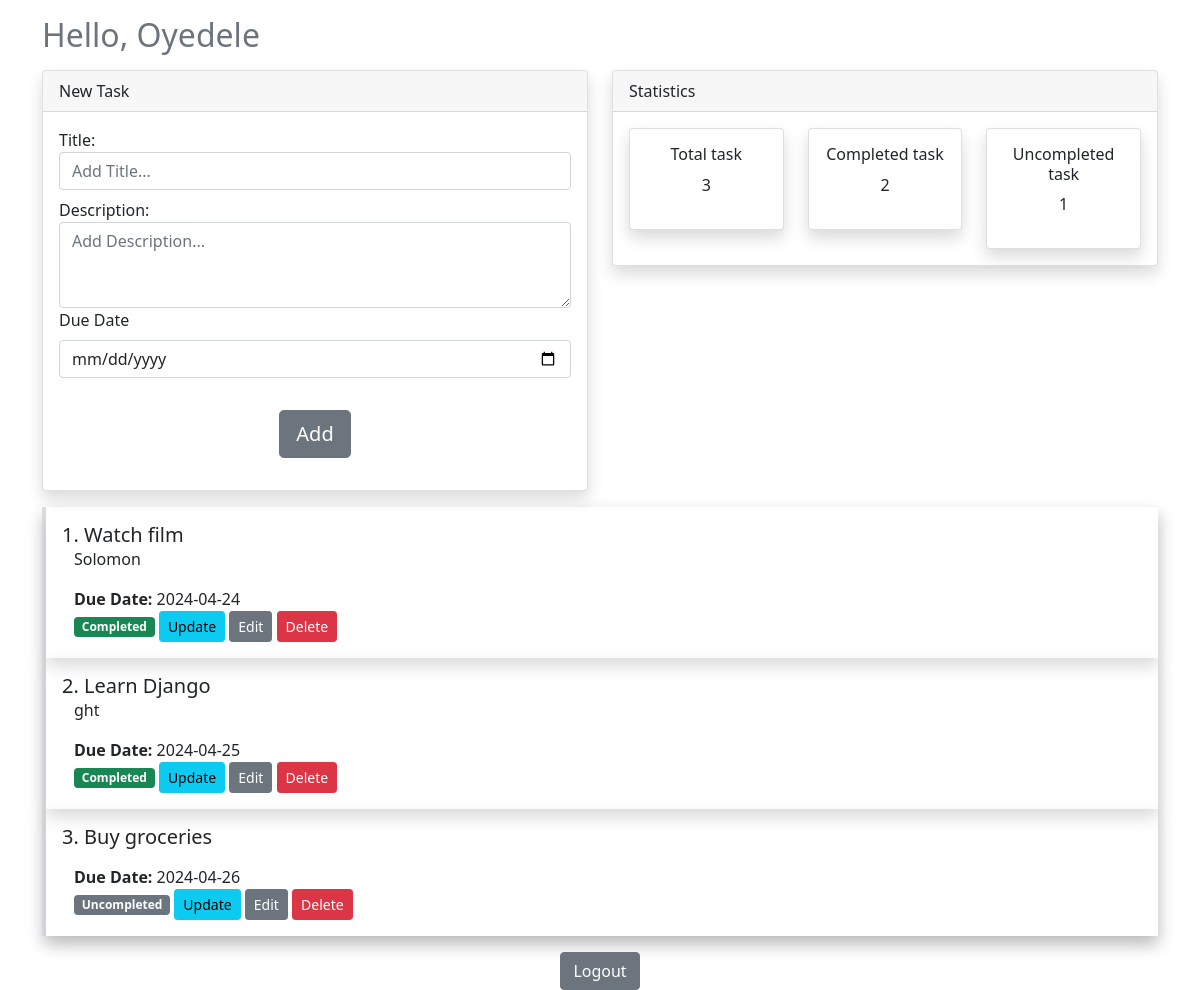
Page /list (signed in) on the committed database.
### database.py (models this page shows, shortened)
class Reg(db.Model, UserMixin):
    idd = db.Column(db.String, primary_key=True, default=lambda: str(uuid4()))
    last_name = db.Column(db.String(50), nullable=False)
    first_name = db.Column(db.String(50), nullable=False)
    email = db.Column(db.String(50), nullable=False, unique=True)
    password = db.Column(db.String(80), nullable=False)

class Todo(db.Model):
    id = db.Column(db.Integer, primary_key=True) #, autoincrement=True)
    reg_id = db.Column(db.String, db.ForeignKey('reg.idd'), nullable=False)
    order = db.Column(db.Integer, nullable=False)  # New column for task order
    title = db.Column(db.String(150), nullable=False)
    description = db.Column(db.String(500))
    complete = db.Column(db.Boolean, default=False)
    due_date = db.Column(db.Date)  # New column for due date

### app.py (the view)
@app.route('/list', methods=['GET', 'POST'])
def list():
    if current_user.is_authenticated:
        todo_list = Todo.query.filter_by(reg_id=current_user.idd).all()
        total_todo = Todo.query.filter_by(reg_id=current_user.idd).count()
        completed_todo = Todo.query.filter_by(reg_id=current_user.idd).filter_by(complete=True).count()
        uncompleted_todo = Todo.query.filter_by(reg_id=current_user.idd).filter_by(complete=False).count()
        return render_template('dashboard/list.html', **locals())
    else:
        flash('Please log in to access this page.', 'error')
        return redirect(url_for('login'))

### app.py (called while the page is built)
@login_manager.user_loader
def load_user(reg_idd):
    return Reg.query.get(str(reg_idd))

### templates/dashboard/list.html (shortened to what this page needs)
{% extends 'bootstrap/index.html' %}
{% block content %}
    <div class="container">
        <h2 class="mb-3 mt-3 text-secondary">Hello, {{ current_user.first_name }}</h2>
        <div class="row">
            <div class="col-md-6">
                <div class="card shadow">
                    <div class="card-header">New Task</div>
                    <div class="card-body">
                        <form action="/add" class="mb-3" method="post">
                            <label for="">Title: </label>
                            <input class="form-control" type="text" name="title1" id="" placeholder="Add Title...">
                            <label class="mt-2" for="">Description: </label>
                            <textarea class="form-control" name="description1" id="description" rows="3"
                                placeholder="Add Description..."></textarea>
                            <div class="mb-3">
                                <label for="dueDateInput" class="form-label">Due Date</label>
                                <input type="date" class="form-control" id="dueDateInput" name="due_date">
                            </div>
                            <div class="col-md-12 text-center">
                                <input class="btn mt-3 btn-lg btn-secondary" type="submit" value="Add">
                            </div>
                        </form>
                    </div>
                </div>
            </div>
            <div class="col-md-6">
                <div class="card shadow">
                    <div class="card-header">Statistics</div>
                    <div class="card-body">
                        <div class="row">
                            <div class="col-md-4">
                                <div class="card shadow">
                                    <div class="card-body text-center">
                                        <h6>Total task</h6>
                                        <p class="text-center">{{total_todo}}</p>
                                    </div>
                                </div>
                            </div>
                            <div class="col-md-4">
                                <div class="card shadow">
                                    <div class="card-body text-center">
                                        <h6>Completed task</h6>
                                        <p class="text-center">{{completed_todo }}</p>
                                    </div>
                                </div>
                            </div>
                            <div class="col-md-4">
                                <div class="card shadow">
                                    <div class="card-body text-center">
                                        <h6>Uncompleted task</h6>
                                        <p class="text-center">{{uncompleted_todo}}</p>
                                    </div>
                                </div>
                            </div>
                        </div>
                    </div>
                </div>
            </div>
        </div>
        <div class="border-start border-4 shadow mt-3">
            {% for todo in todo_list %}
            <div class="card-body shadow">
                <h5 class="mb-0">{{ todo.order }}. {{ todo.title }}</h5>
                <p class="container-fluid">{{ todo.description }}</p>
                <p class="container-fluid mb-0"><b>Due Date:</b> {{ todo.due_date.strftime('%Y-%m-%d') if todo.due_date else 'Not specified' }}</p>
                <div class="container-fluid">
                    {% if todo.complete %}
                    <span class="badge bg-success">Completed</span>
                    {% else %}
                    <span class="badge bg-secondary">Uncompleted</span>
                    {% endif %}
                    <a class="btn btn-sm btn-info" href="/update/{{ todo.id }}">Update</a>
                    <button type="button" class="btn btn-sm btn-secondary" data-bs-toggle="modal" data-bs-target="#editModal{{ todo.id }}">
                        Edit
                    </button>
                    <a class="btn btn-sm btn-danger" href="/delete/{{ todo.id }}">Delete</a>
                </div>
            </div>
            {% endfor %}
        </div>
        <div class="mt-3 text-center">
            <a href="{{url_for('logout')}}"><button type="submit" class="btn btn-secondary">Logout</button></a>
        </div>
    </div>
{% endblock %}

### rows in the picture
Reg: first_name "Oyedele"
Todo: order "1", title "Watch film", description "Solomon", due_date "2024-04-24", complete "Completed"
Todo: order "2", title "Learn Django", description "ght", due_date "2024-04-25", complete "Completed"
Todo: order "3", title "Buy groceries", due_date "2024-04-26", complete "Uncompleted"

### other values in the picture
{{ total_todo }} "3"
{{ completed_todo }} "2"
{{ uncompleted_todo }} "1"
